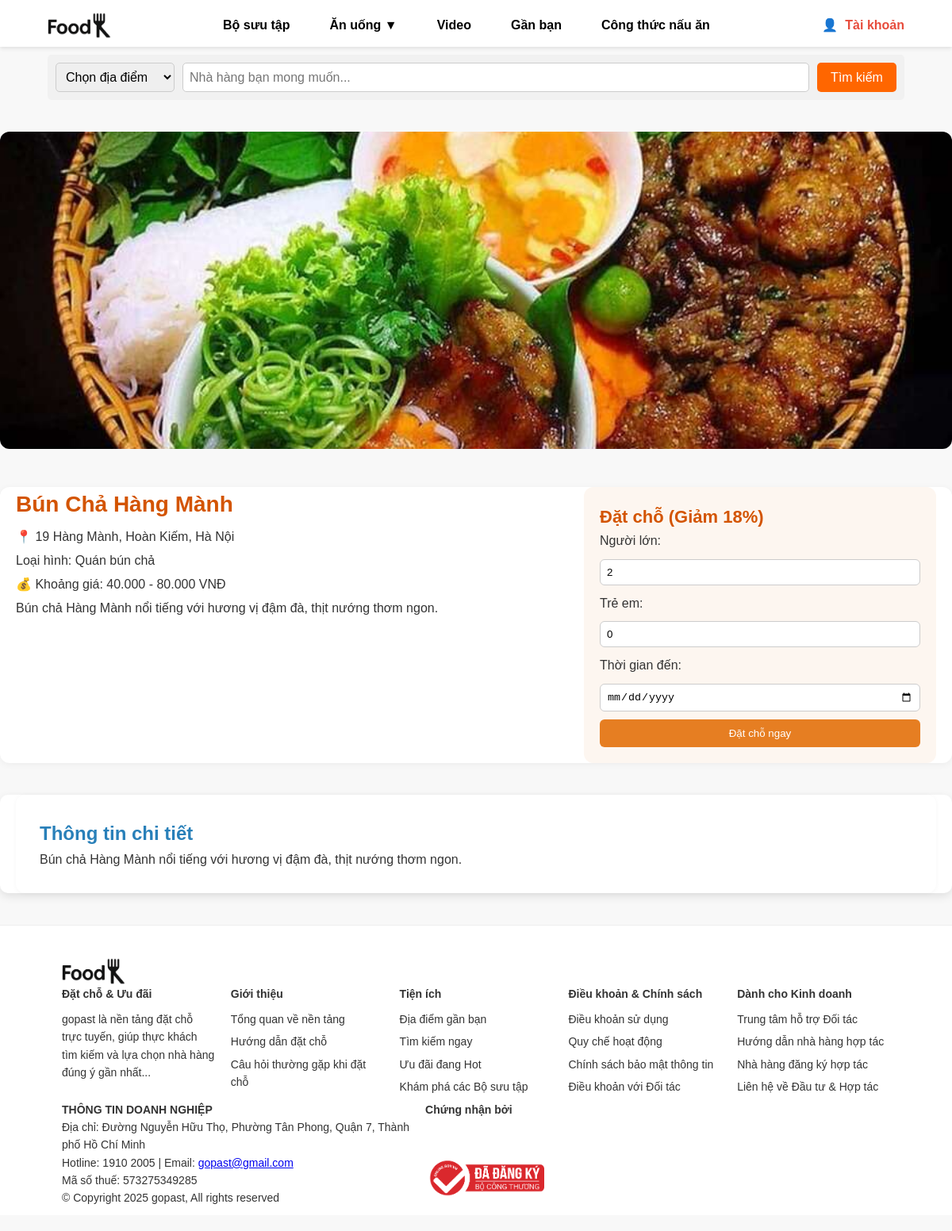
Page /an_uongV2.php?id=2 on the committed database.
### tables this page shows
CREATE TABLE `diadiem_anuong` (
  `id` int(11) NOT NULL,
  `ten` varchar(255) NOT NULL,
  `dia_chi` text NOT NULL,
  `loai_hinh` varchar(100) DEFAULT NULL,
  `khoang_gia` varchar(100) DEFAULT NULL,
  `mo_ta` text DEFAULT NULL,
  `hinh_anh` varchar(255) DEFAULT NULL,
  `ngay_them` timestamp NOT NULL DEFAULT current_timestamp()
);

### an_uongV2.php (the view, shortened to what this page needs)
<?php
require_once 'config/database.php';
$diadiem_id = isset($_GET['id']) ? (int)$_GET['id'] : 0;
$sql_diadiem = "SELECT * FROM diadiem_anuong WHERE id = ?";
$stmt = $conn->prepare($sql_diadiem);
$stmt->execute([$diadiem_id]);
$diadiem = $stmt->fetch(PDO::FETCH_ASSOC);
include_once 'includes/header.php';
?>
<!DOCTYPE html>
<html lang="vi">
<head>
</head>
<body>
    <div class="diadiem-banner" style="max-width:1235px; margin:0 auto;">
        <img src="<?php echo htmlspecialchars($diadiem['hinh_anh']); ?>" alt="<?php echo htmlspecialchars($diadiem['ten']); ?>" style="width:100%; max-height:400px; object-fit:cover; border-radius:12px;" />
    </div>
    <div class="info-booking-container" style="max-width:1235px; margin:40px auto; padding:0 20px;">
        <div class="diadiem-info">
            <h2><?php echo htmlspecialchars($diadiem["ten"]); ?></h2>
            <p>📍 <?php echo htmlspecialchars($diadiem["dia_chi"]); ?></p>
            <p>Loại hình: <?php echo htmlspecialchars($diadiem["loai_hinh"]); ?></p>
            <p>💰 Khoảng giá: <?php echo htmlspecialchars($diadiem["khoang_gia"]); ?></p>
            <p><?php echo nl2br(htmlspecialchars($diadiem["mo_ta"])); ?></p>
        </div>
        <div class="booking-section">
            <h3>Đặt chỗ (Giảm 18%)</h3>
            <form method="POST" action="">
                <label>Người lớn:</label>
                <input type="number" name="adults" value="2" />
                <label>Trẻ em:</label>
                <input type="number" name="children" value="0" />
                <label>Thời gian đến:</label>
                <input type="date" name="date" />
                <button type="submit">Đặt chỗ ngay</button>
            </form>
        </div>
    </div>
    <div class="content-container">
        <div class="content-section">
            <h2>Thông tin chi tiết</h2>
            <p><?php echo nl2br(htmlspecialchars($diadiem['mo_ta'])); ?></p>
        </div>
    </div>
<?php include_once 'includes/footer.php'; ?>
</body>
</html>

### static/Lv2/css/header.css (style rules this page uses)
* { margin: 0; padding: 0; box-sizing: border-box; }
body { font-family: Arial, sans-serif; background-color: #f8f8f8; }
img { width: 100%; height: 100%; object-fit: contain; }
html, body { height: 100%; margin: 0; }

### assets/css/style.css (style rules this page uses)
* { margin: 0; padding: 0; box-sizing: border-box; }
body { font-family: Arial, sans-serif; background-color: #fff; }

### assets/css/login.css (style rules this page uses)
body { font-family: Arial, sans-serif; margin: 0; padding: 0; background-color: #f8f8f8; }

### assets/css/forgot.css (style rules this page uses)
body { font-family: Arial, sans-serif; margin: 0; padding: 0; background-color: #f8f8f8; }

### assets/css/register.css (style rules this page uses)
body { font-family: Arial, sans-serif; margin: 0; padding: 0; background-color: #f8f8f8; }

### assets/css/CongThucV2.css (style rules this page uses)
* { box-sizing: border-box; margin: 0; padding: 0; }
body { font-family: "Poppins", sans-serif; background-color: #f5f5f5; color: #333; line-height: 1.6; }

### static/Lv2/css/style_anuong.css (style rules this page uses)
body { font-family: sans-serif; margin: 0; padding: 0; }

### static/Lv2/css/style_congthuc.css (style rules this page uses)
body { font-family: "Segoe UI", "Arial", sans-serif; margin: 0; padding: 0; line-height: 1.6; background-color: #f5f5f5; color: #333; }

### static/Lv2/css/style_video.css (style rules this page uses)
* { box-sizing: border-box; margin: 0; padding: 0; }
html, body { margin: 0; padding: 0; }
body { font-family: "Segoe UI", "Arial", sans-serif; margin: 0; padding: 0; line-height: 1.6; background-color: #f5f5f5; color: #333; }
.content-container { max-width: 1200px; margin: 0 auto; padding: 20px; background-color: #ffffff; border-radius: 10px; box-shadow: 0 4px 12px rgba(0, 0, 0, 0.1); }

### an_uongV2.php (style rules this page uses)
body { font-family: Arial, sans-serif; margin: 0; background: #f8f8f8; color: #333; }
h2, h3 { color: #d35400; }
.diadiem-banner img { border-radius: 12px; }
.info-booking-container { display: flex; flex-wrap: wrap; gap: 40px; background: #fff; padding: 30px; border-radius: 12px; box-shadow: 0 2px 10px rgba(0,0,0,0.05); }
.diadiem-info { flex: 1 1 55%; }
.diadiem-info h2 { margin-top: 0; font-size: 28px; }
.diadiem-info p { margin: 6px 0; line-height: 1.5; }
.booking-section { flex: 1 1 35%; background: #fdf6f0; padding: 20px; border-radius: 12px; }
.booking-section h3 { margin-top: 0; font-size: 22px; }
.booking-section form { display: flex; flex-direction: column; gap: 10px; }
.booking-section input[type="number"], .booking-section input[type="date"] { padding: 8px; border: 1px solid #ccc; border-radius: 6px; }
.booking-section button { padding: 10px; background-color: #e67e22; color: white; border: none; border-radius: 6px; cursor: pointer; transition: background-color 0.3s; }
.content-container { max-width: 1235px; margin: 40px auto; padding: 0 20px; }
.content-section { background: #fff; padding: 30px; border-radius: 12px; margin-bottom: 30px; box-shadow: 0 1px 6px rgba(0,0,0,0.04); }
.content-section h2 { margin-top: 0; font-size: 24px; color: #2980b9; }
.content-section p { font-size: 16px; line-height: 1.6; }

### rows in the picture
diadiem_anuong: hinh_anh (picture), ten "Bún Chả Hàng Mành", dia_chi "19 Hàng Mành, Hoàn Kiếm, Hà Nội", loai_hinh "Quán bún chả", khoang_gia "40.000 - 80.000 VNĐ", mo_ta "Bún chả Hàng Mành nổi tiếng với hương vị đậm đà, thịt nướng thơm ngon."
